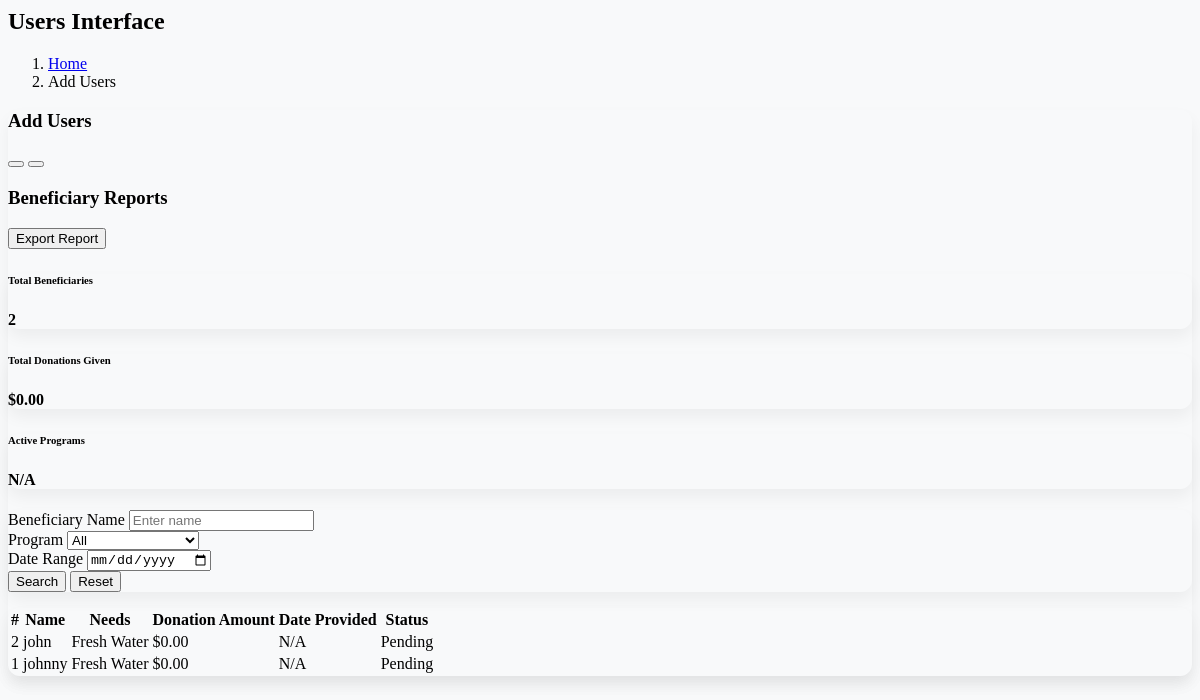
Page /pages/admin/beneficiary/beneficiary_report.php on the earlier database version.
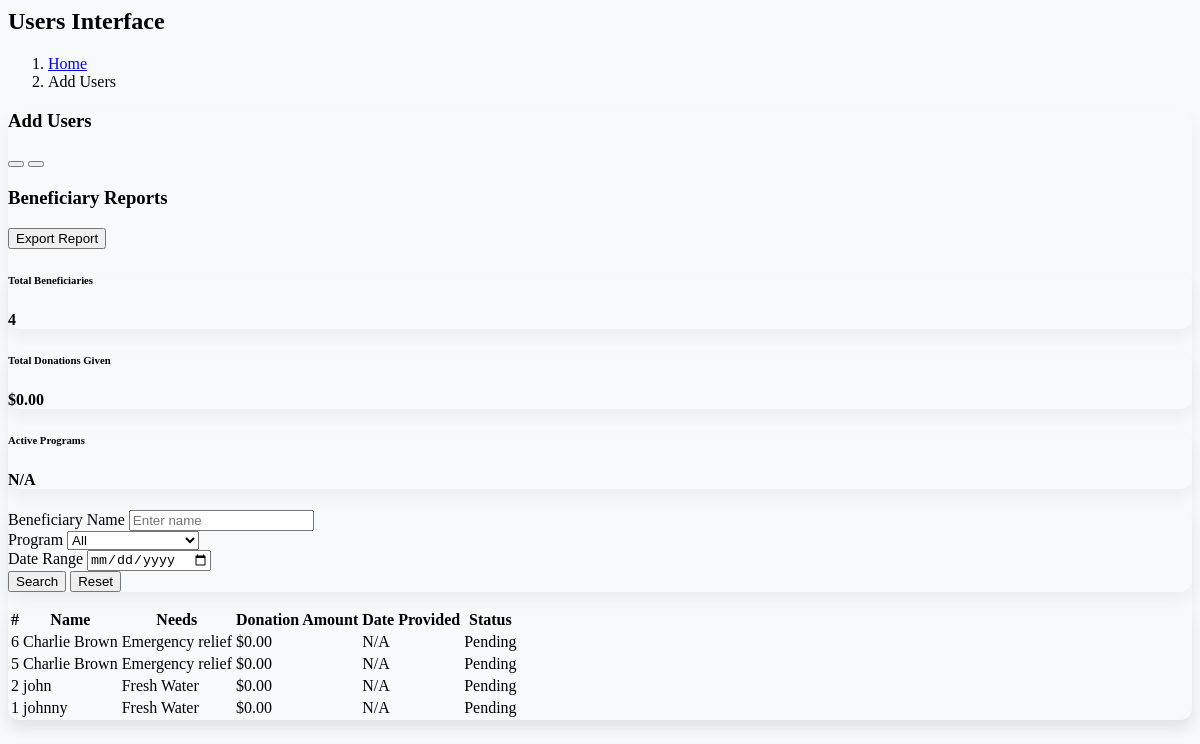
Same page on the later database version.
### tables this page shows
CREATE TABLE `beneficiaries` (
  `id` int(11) NOT NULL,
  `name` varchar(255) DEFAULT NULL,
  `email` varchar(255) DEFAULT NULL,
  `phone` varchar(20) DEFAULT NULL,
  `address` text DEFAULT NULL,
  `required_support` text DEFAULT NULL,
  `created_at` timestamp NOT NULL DEFAULT current_timestamp(),
  `user_id` int(11) DEFAULT NULL
);

### pages/admin/beneficiary/beneficiary_report.php (the view, shortened to what the changed rows need)
<?php
include('config.php');
$result = mysqli_query($dms, "SELECT * FROM beneficiaries ORDER BY id DESC");
$beneficiaries = [];
if ($result) {
    while ($row = mysqli_fetch_assoc($result)) {
        $beneficiaries[] = $row;
    }
}
$total_beneficiaries = count($beneficiaries);
?>
<div class="content-wrapper" style="min-height: 2838.44px;">
    <section class="content-header">
      <div class="container-fluid">
        <div class="row mb-2">
          <div class="col-sm-6">
            <h1>Users Interface</h1>
          </div>
        </div>
      </div>
    </section>
    <section class="content">
      <div class="card">
        <div class="card-body">
<div class="container-fluid">
    <div class="row">
        <div class="col-md-10 offset-md-1">
            <div class="row g-3 mb-4">
                <div class="col-md-4">
                    <div class="card border-0 shadow-sm">
                        <div class="card-body d-flex justify-content-between align-items-center">
                            <div>
                                <h6 class="text-muted">Total Beneficiaries</h6>
                                <h4 class="fw-bold"><?= $total_beneficiaries ?></h4>
                            </div>
                        </div>
                    </div>
                </div>
            </div>
            <div class="card border-0 shadow-sm">
                <div class="card-body table-responsive">
                    <table class="table table-hover align-middle">
                        <thead class="table-primary">
                            <tr>
                                <th>#</th>
                                <th>Name</th>
                                <th>Needs</th>
                                <th>Donation Amount</th>
                                <th>Date Provided</th>
                                <th>Status</th>
                            </tr>
                        </thead>
                        <tbody>
                            <?php if (empty($beneficiaries)): ?>
                                <tr>
                                    <td colspan="6" class="text-center">No beneficiaries found.</td>
                                </tr>
                            <?php else: ?>
                                <?php foreach ($beneficiaries as $index => $b): ?>
                                    <tr>
                                        <td><?= htmlspecialchars($b['id']) ?></td>
                                        <td><?= htmlspecialchars($b['name']) ?></td>
                                        <td><?= htmlspecialchars($b['required_support']) ?></td>
                                        <td>$0.00</td>
                                        <td>N/A</td>
                                        <td><span class="badge bg-secondary">Pending</span></td>
                                    </tr>
                                <?php endforeach; ?>
                            <?php endif; ?>
                        </tbody>
                    </table>
                </div>
            </div>
        </div>
    </div>
</div>
        </div>
      </div>
    </section>
  </div>
</body>
</html>

Differences in the rows shown:
added beneficiaries: id "6", name "Charlie Brown", required_support "Emergency relief"
added beneficiaries: id "5", name "Charlie Brown", required_support "Emergency relief"
Other differences:
$total_beneficiaries: "2" → "4"
